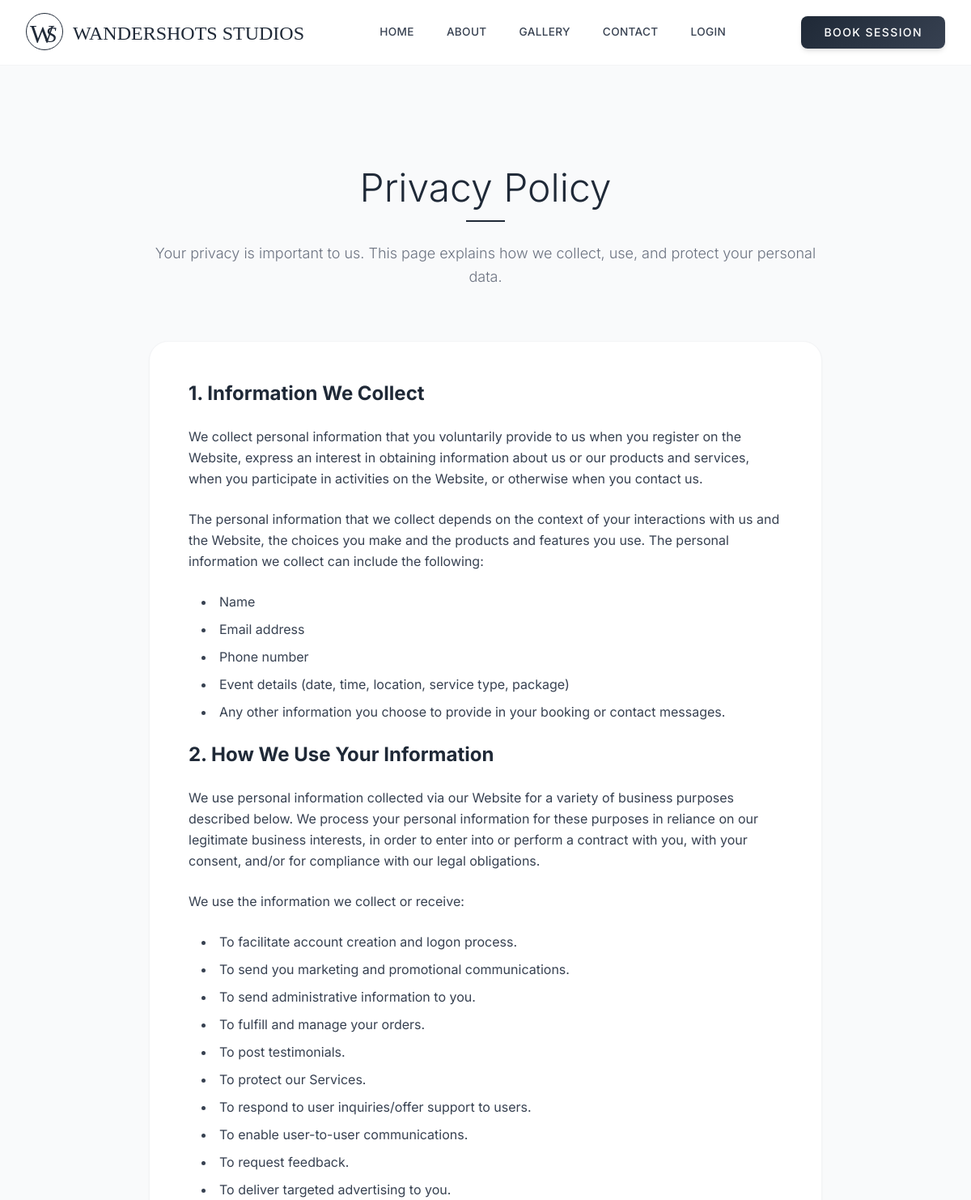
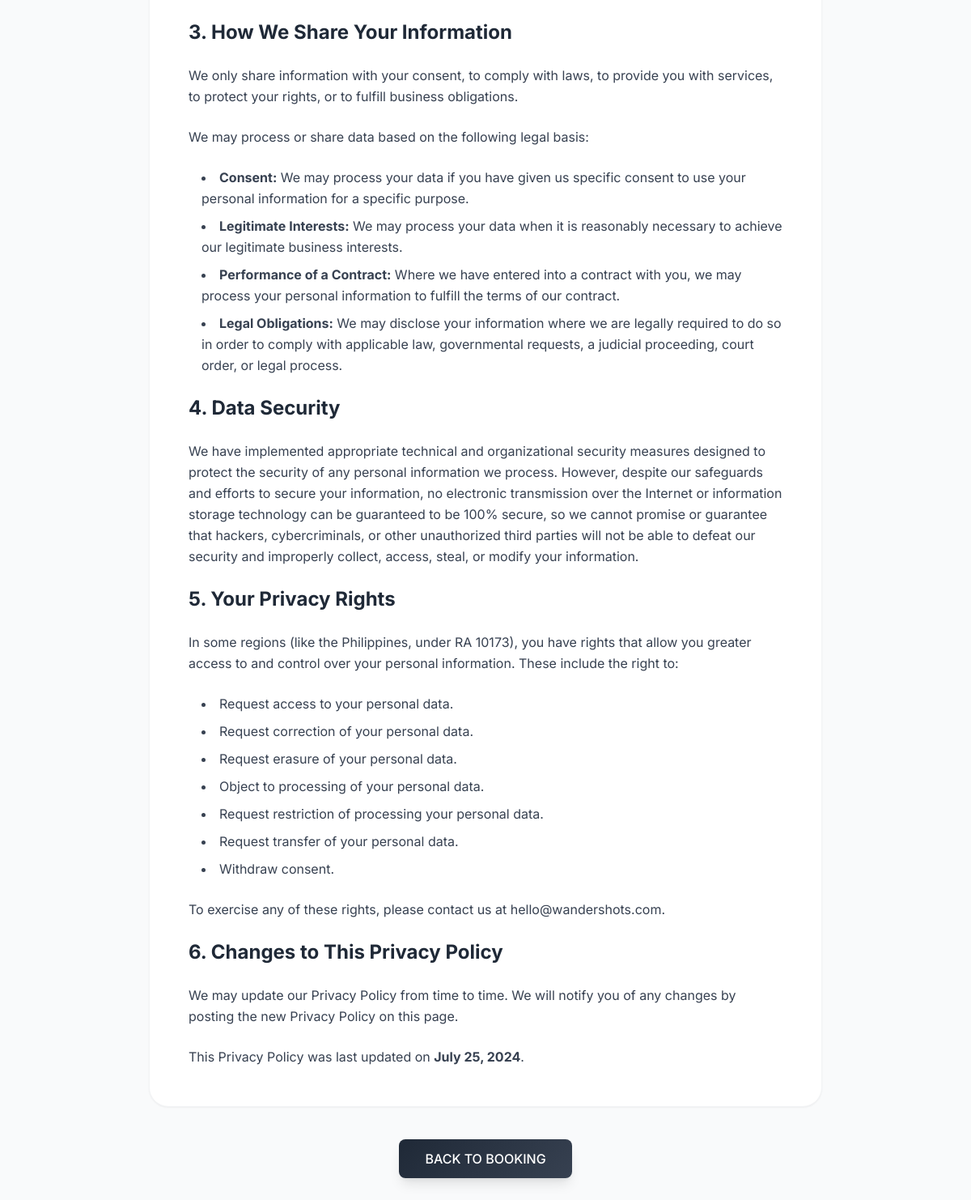
Screenshot of /privacy-policy with the database file from the repository (2 pictures, top to bottom).
### website/models.py (models this page shows)
class SiteSetting(db.Model):
    id = db.Column(db.Integer, primary_key=True)
    setting_key = db.Column(db.String(100), unique=True, nullable=False)
    setting_value = db.Column(db.Text)

### website/views.py (the view)
@views.route('/privacy-policy')
def privacy_policy():
    return render_template('privacy_policy.html', user=current_user, page='privacy-policy')

### website/views.py (called while the page is built)
def get_setting(key, default_value=""):
    setting = SiteSetting.query.filter_by(setting_key=key).first()
    return setting.setting_value if setting else default_value

def get_image_url(filename, default_url):
    if not filename:
        return default_url
    if filename.startswith('http://') or filename.startswith('https://'):
        return filename
    return url_for('static', filename='images/' + filename)

@views.before_request
def check_maintenance_mode():
    if request.path.startswith('/static') or \
       request.path.startswith('/admin') or \
       request.path == '/maintenance' or \
       request.endpoint == 'auth.admin_login':
        return
    maintenance = get_setting('site_maintenance_mode', 'false')
    if maintenance == 'true':
        if current_user.is_authenticated and current_user.role in ['admin', 'super_admin']:
            return
        if request.path != '/maintenance':
            return redirect(url_for('views.maintenance'))

### website/templates/privacy_policy.html
{% extends "base.html" %}
{% block content %}
<section class="pt-32 pb-24 bg-gray-50 min-h-screen">
    <div class="max-w-4xl mx-auto px-6 lg:px-8">
        <div class="text-center mb-16 fade-in">
            <h1 class="text-4xl lg:text-5xl font-light text-primary mb-4">Privacy Policy</h1>
            <div class="w-12 h-0.5 bg-primary mx-auto mb-6"></div>
            <p class="text-gray-500 text-lg font-light leading-relaxed">
                Your privacy is important to us. This page explains how we collect, use, and protect your personal data.
            </p>
        </div>
        <div class="bg-white p-8 md:p-12 rounded-2xl border border-gray-100 shadow-sm space-y-6 text-gray-700 leading-relaxed">
            <h2 class="text-2xl font-bold text-primary mb-4">1. Information We Collect</h2>
            <p>We collect personal information that you voluntarily provide to us when you register on the Website, express an interest in obtaining information about us or our products and services, when you participate in activities on the Website, or otherwise when you contact us.</p>
            <p>The personal information that we collect depends on the context of your interactions with us and the Website, the choices you make and the products and features you use. The personal information we collect can include the following:</p>
            <ul class="list-disc list-inside ml-4 space-y-2">
                <li>Name</li>
                <li>Email address</li>
                <li>Phone number</li>
                <li>Event details (date, time, location, service type, package)</li>
                <li>Any other information you choose to provide in your booking or contact messages.</li>
            </ul>
            <h2 class="text-2xl font-bold text-primary mb-4 mt-8">2. How We Use Your Information</h2>
            <p>We use personal information collected via our Website for a variety of business purposes described below. We process your personal information for these purposes in reliance on our legitimate business interests, in order to enter into or perform a contract with you, with your consent, and/or for compliance with our legal obligations.</p>
            <p>We use the information we collect or receive:</p>
            <ul class="list-disc list-inside ml-4 space-y-2">
                <li>To facilitate account creation and logon process.</li>
                <li>To send you marketing and promotional communications.</li>
                <li>To send administrative information to you.</li>
                <li>To fulfill and manage your orders.</li>
                <li>To post testimonials.</li>
                <li>To protect our Services.</li>
                <li>To respond to user inquiries/offer support to users.</li>
                <li>To enable user-to-user communications.</li>
                <li>To request feedback.</li>
                <li>To deliver targeted advertising to you.</li>
            </ul>
            <h2 class="text-2xl font-bold text-primary mb-4 mt-8">3. How We Share Your Information</h2>
            <p>We only share information with your consent, to comply with laws, to provide you with services, to protect your rights, or to fulfill business obligations.</p>
            <p>We may process or share data based on the following legal basis:</p>
            <ul class="list-disc list-inside ml-4 space-y-2">
                <li><strong>Consent:</strong> We may process your data if you have given us specific consent to use your personal information for a specific purpose.</li>
                <li><strong>Legitimate Interests:</strong> We may process your data when it is reasonably necessary to achieve our legitimate business interests.</li>
                <li><strong>Performance of a Contract:</strong> Where we have entered into a contract with you, we may process your personal information to fulfill the terms of our contract.</li>
                <li><strong>Legal Obligations:</strong> We may disclose your information where we are legally required to do so in order to comply with applicable law, governmental requests, a judicial proceeding, court order, or legal process.</li>
            </ul>
            <h2 class="text-2xl font-bold text-primary mb-4 mt-8">4. Data Security</h2>
            <p>We have implemented appropriate technical and organizational security measures designed to protect the security of any personal information we process. However, despite our safeguards and efforts to secure your information, no electronic transmission over the Internet or information storage technology can be guaranteed to be 100% secure, so we cannot promise or guarantee that hackers, cybercriminals, or other unauthorized third parties will not be able to defeat our security and improperly collect, access, steal, or modify your information.</p>
            <h2 class="text-2xl font-bold text-primary mb-4 mt-8">5. Your Privacy Rights</h2>
            <p>In some regions (like the Philippines, under RA 10173), you have rights that allow you greater access to and control over your personal information. These include the right to:</p>
            <ul class="list-disc list-inside ml-4 space-y-2">
                <li>Request access to your personal data.</li>
                <li>Request correction of your personal data.</li>
                <li>Request erasure of your personal data.</li>
                <li>Object to processing of your personal data.</li>
                <li>Request restriction of processing your personal data.</li>
                <li>Request transfer of your personal data.</li>
                <li>Withdraw consent.</li>
            </ul>
            <p>To exercise any of these rights, please contact us at {{ footer_contact_email }}.</p>
            <h2 class="text-2xl font-bold text-primary mb-4 mt-8">6. Changes to This Privacy Policy</h2>
            <p>We may update our Privacy Policy from time to time. We will notify you of any changes by posting the new Privacy Policy on this page.</p>
            <p>This Privacy Policy was last updated on <strong>July 25, 2024</strong>.</p>
        </div>
        <div class="text-center mt-10">
            <a href="{{ url_for('views.book') }}" class="inline-block btn-primary text-white px-8 py-3 !rounded-button font-medium shadow-lg">
                BACK TO BOOKING
            </a>
        </div>
    </div>
</section>
{% endblock %}

### website/templates/base.html (shortened to what this page needs)
<!DOCTYPE html>
<html lang="en" class="scroll-smooth">
<head>
    <script src="https://cdn.tailwindcss.com/3.4.16"></script>
    <link href="https://cdnjs.cloudflare.com/ajax/libs/remixicon/4.6.0/remixicon.min.css" rel="stylesheet">
    <script src="https://cdn.tailwindcss.com/3.4.16"></script>
    <link href="https://cdnjs.cloudflare.com/ajax/libs/remixicon/4.6.0/remixicon.min.css" rel="stylesheet">
</head>
<body class="flex flex-col min-h-screen selection:bg-primary selection:text-white">
    {% if page != 'auth' and page != 'dashboard' and page != 'admin_login' %}
    <nav id="navbar" class="fixed top-0 left-0 right-0 z-50 bg-white/95 backdrop-blur-md border-b border-gray-100">
        <div class="max-w-7xl mx-auto px-4 md:px-6 lg:px-8">
            <div class="flex items-center justify-between h-20">
                <div class="flex items-center">
                    <a href="{{ url_for('views.home') }}"
                        class="flex items-center gap-3 group text-primary logo-entrance">
                        {% if header_logo_type == 'image' and header_logo_image %}
                        <img src="{{ header_logo_image }}" alt="Logo"
                            class="h-12 md:h-16 w-auto object-contain img-logo-anim">
                        <div class="flex flex-col justify-center">
                            <span class="font-['Pacifico'] text-2xl leading-none">{{ header_logo_text }}</span>
                        </div>
                        {% else %}
                        <div class="ws-logo-container scale-90 md:scale-100">
                            <div class="ws-monogram-circle"><span class="ws-w">W</span><span class="ws-s">S</span></div>
                        </div>
                        <div class="flex flex-col justify-center">
                            <span class="font-['Pacifico'] text-2xl leading-none">{{ header_logo_text }}</span>
                        </div>
                        {% endif %}
                    </a>
                </div>
                <div class="hidden md:flex items-center space-x-6 lg:space-x-10 text-gray-700">
                    <a href="{{ url_for('views.home') }}"
                        class="font-medium tracking-wide text-[0.85rem] nav-link hover:text-primary transition-colors {% if page=='home'%}nav-link-active font-bold text-primary{%endif%}">HOME</a>
                    <a href="{{ url_for('views.about') }}"
                        class="font-medium tracking-wide text-[0.85rem] nav-link hover:text-primary transition-colors {% if page=='about'%}nav-link-active font-bold text-primary{%endif%}">ABOUT</a>
                    <a href="{{ url_for('views.works') }}"
                        class="font-medium tracking-wide text-[0.85rem] nav-link hover:text-primary transition-colors {% if page=='works'%}nav-link-active font-bold text-primary{%endif%}">GALLERY</a>
                    <a href="{{ url_for('views.contact') }}"
                        class="font-medium tracking-wide text-[0.85rem] nav-link hover:text-primary transition-colors {% if page=='contact'%}nav-link-active font-bold text-primary{%endif%}">CONTACT</a>
                    {% if user.is_authenticated %}
                    {% if user.role in ['admin', 'super_admin'] %}
                    <a href="{{ url_for('views.dashboard') }}"
                        class="text-indigo-600 font-bold tracking-wide text-[0.85rem] nav-link hover:text-indigo-800">DASHBOARD</a>
                    {% else %}
                    <a href="{{ url_for('views.customer_dashboard') }}"
                        class="text-indigo-600 font-bold tracking-wide text-[0.85rem] nav-link hover:text-indigo-800">MY
                        BOOKINGS</a>
                    {% endif %}
                    {% else %}
                    <a href="{{ url_for('auth.login') }}"
                        class="font-medium tracking-wide text-[0.85rem] nav-link hover:text-primary transition-colors">LOGIN</a>
                    {% endif %}
                </div>
                <div class="hidden md:flex items-center space-x-4 lg:space-x-6">
                    <a href="{{ header_cta_link }}"
                        class="btn-primary text-white px-5 lg:px-7 py-2.5 !rounded-button whitespace-nowrap font-medium text-xs lg:text-sm tracking-widest shadow-md uppercase">
                        {{ header_cta_text }}
                    </a>
                </div>
            </div>
        </div>
    </nav>
    {% endif %}
    <main class="flex-grow {% if page == 'dashboard' or page == 'auth' %}pt-0{% else %}pt-20{% endif %}">
        {% block content %}{% endblock %}
    </main>
</body>
</html>

### website/templates/base.html (style rules this page uses)
body { font-family: 'Inter', sans-serif; background-color: #ffffff; color: #111827; }
#navbar { transition: box-shadow 0.3s ease; }
.nav-link { position: relative; display: inline-block; padding-bottom: 2px; }
.nav-link::after { content: ''; position: absolute; width: 0; height: 1.5px; bottom: -2px; left: 0; background-color: currentColor; transition: width 0.3s cubic-bezier(0.4, 0, 0.2, 1); }
.logo-entrance { animation: logoEntrance 1s cubic-bezier(0.16, 1, 0.3, 1) forwards; }
.ws-logo-container { display: flex; flex-direction: column; align-items: center; justify-content: center; transform-origin: left center; transition: transform 0.3s ease; }
.ws-monogram-circle { position: relative; width: 46px; height: 46px; display: flex; align-items: center; justify-content: center; margin: 0 auto 3px auto; }
.ws-monogram-circle::after { content: ''; position: absolute; inset: 0; border: 1px solid #1f2937; border-radius: 50%; transition: all 0.6s cubic-bezier(0.68, -0.55, 0.265, 1.55); }
.ws-w { font-family: 'Playfair Display', serif; font-size: 32px; font-weight: 400; color: #1f2937; position: absolute; left: 5px; top: 2px; z-index: 1; transition: all 0.5s ease; }
.ws-s { font-family: 'Playfair Display', serif; font-style: italic; font-size: 28px; font-weight: 500; color: #1f2937; position: absolute; right: 8px; top: 6px; z-index: 2; transition: all 0.5s ease; }
.fade-in { opacity: 0; transform: translateY(20px); animation: fadeInUp 0.7s cubic-bezier(0.16, 1, 0.3, 1) forwards; }
.btn-primary { background: linear-gradient(135deg, #1f2937, #374151); transition: all 0.3s ease; }

### rows the page displays
SiteSetting: setting_value "WANDERSHOTS STUDIOS"
SiteSetting: setting_value "BOOK SESSION"
SiteSetting: setting_value "hello@wandershots.com"
